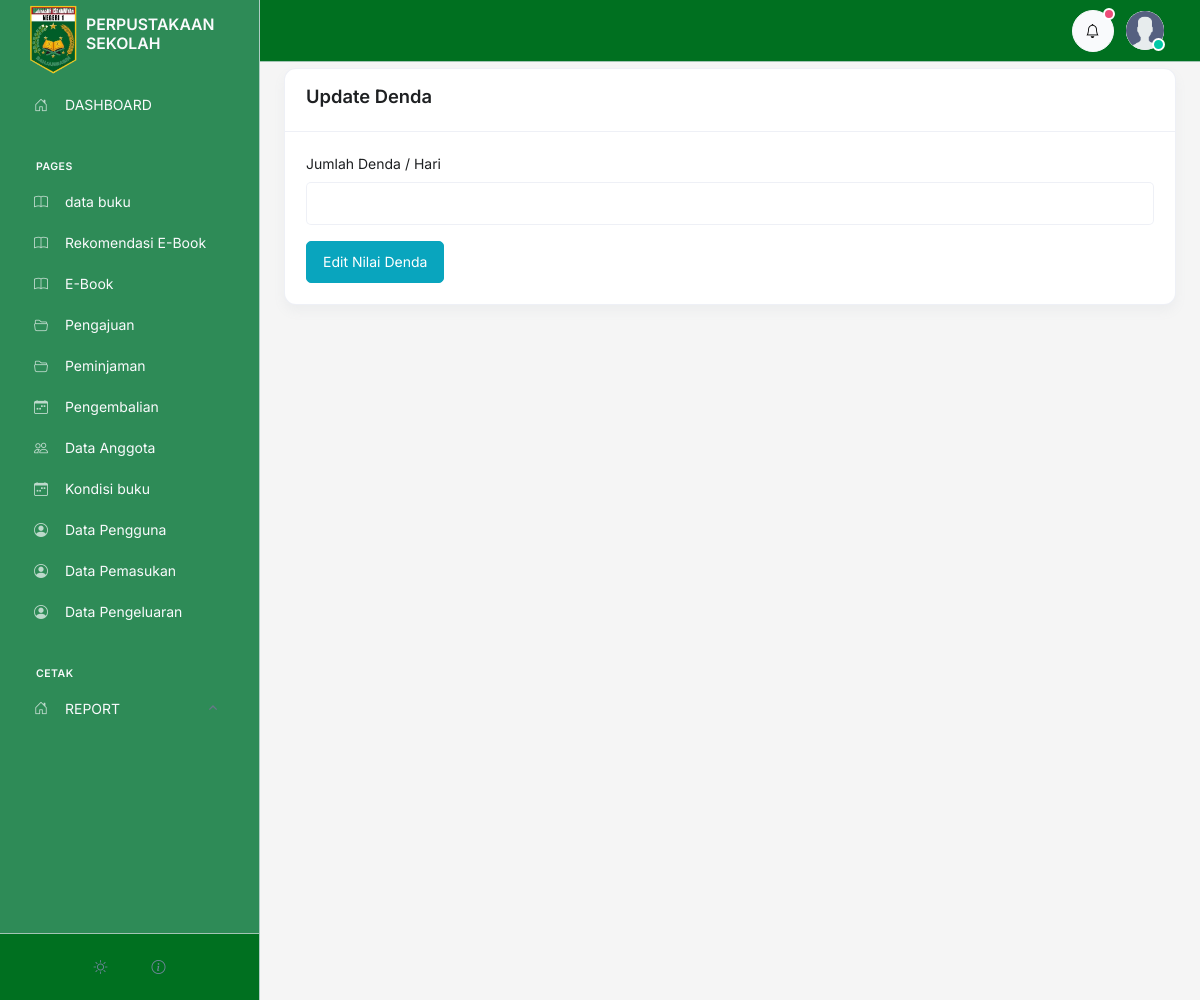
Before: /admin/pengembalian/setDenda.php (signed in) with the older database file.
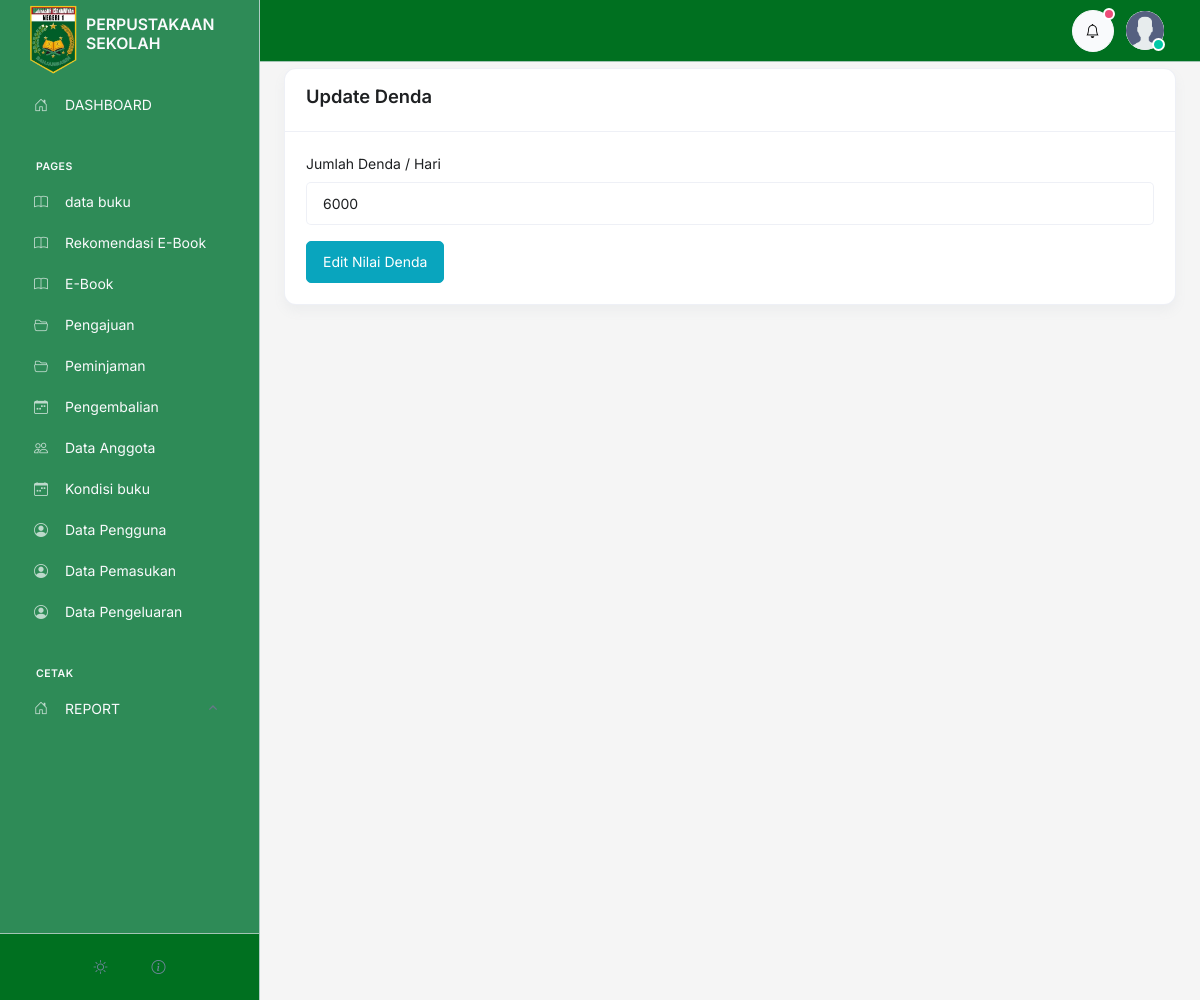
After: the same page with the newer database file.
### tables this page shows
CREATE TABLE `denda` (
  `id` int(11) NOT NULL,
  `nilai` int(100) NOT NULL
);

### admin/controller.php (called while the page is built, shortened)
<?php
$conn = mysqli_connect('localhost', 'root', '', 'perpustakaan');
function show($table, $id)
{
   $query = "SELECT * FROM $table WHERE id='$id'";
   global $conn;
   $rows = [];
   $result = mysqli_query($conn, $query);
   while ($row = mysqli_fetch_assoc($result)) {
      $rows[] = $row;
   }
   return $rows[0];
}

### admin/pengembalian/setDenda.php (the view, shortened to what this page needs)
<?php
include '../controller.php';
include '../template/header.php';
$val = show("denda", 1);
?>
<div class="container">
   <div class="card col-12">
   <div class="card-header">
      <h3>Update Denda</h3>
   </div>
      <div class="card-body">
         <form method="post" action="">
            <div class="mb-3">
               <label class="form-label" for="namapeminjam">Jumlah Denda / Hari</label>
               <input type="text" class="form-control" name="nilai" id="namapeminjam" value="<?=$val['nilai']?>">
            </div>
            <button class="btn btn-info" type="submit" name="tambah">Edit Nilai Denda</button>
         </form>
      </div>
   </div>
</div>
<?php include '../template/footer.php'  ?>

Changed rows visible on the page:
added denda: nilai "6000"
